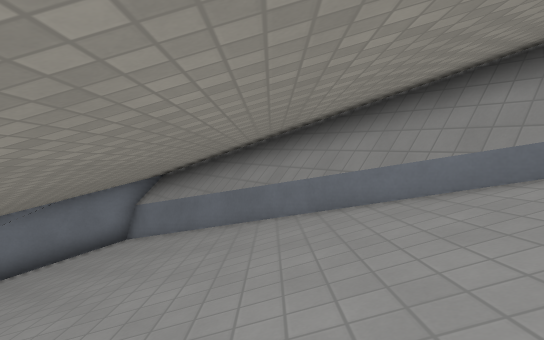
[1] (above)

14 first-person views from a walk through a level from a Godot 3-D game. The camera is 1.2 m above the floor, tilts 4° down and sees 75° across. The floor is counted in squares, 1 m on a side. Each view is taken from the middle of a square. On the plan, view 1 faces up. The plan holds only what a view shows up to about 14 squares ahead; the rest is blank. The place goes on beyond the plan. Surface patterns are stand-ins for the level's own textures.

[2]
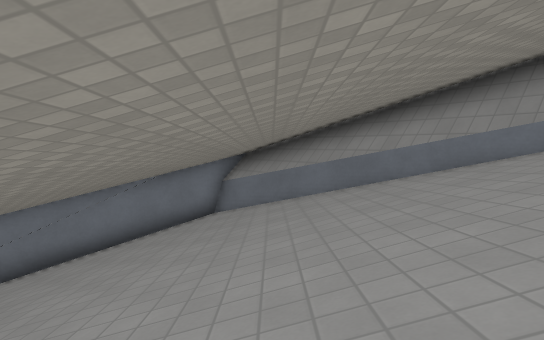

[3]
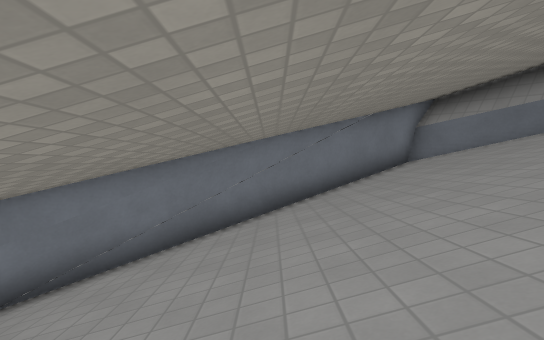

[4]
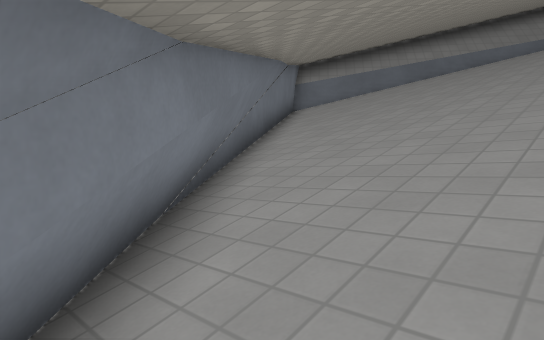

[5]
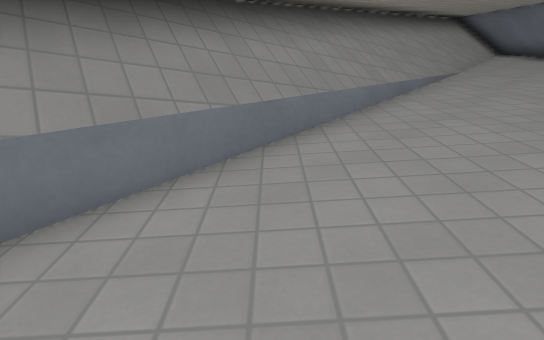

[6]
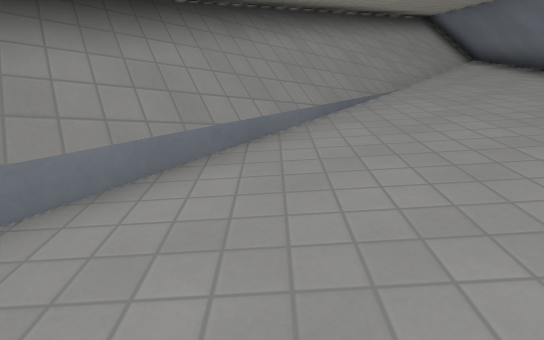

[7]
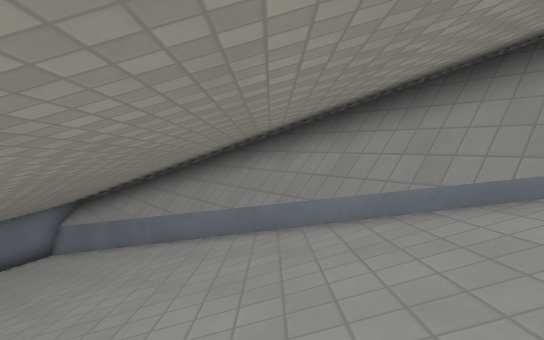

[8]
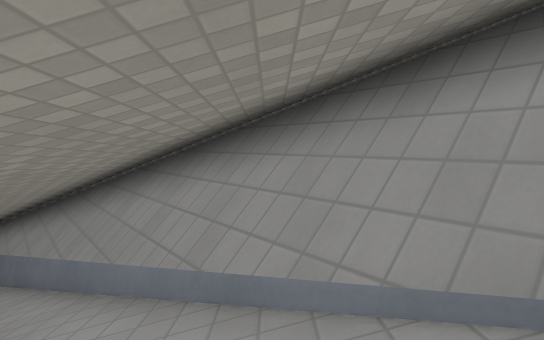

[9]
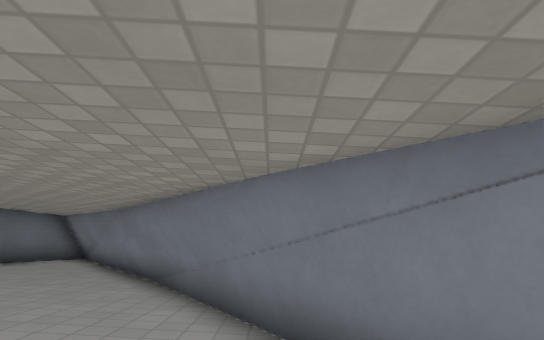

[10]
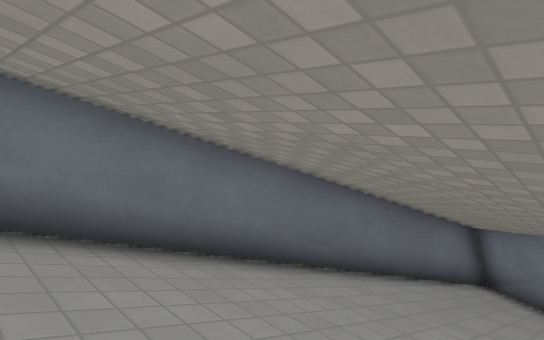

[11]
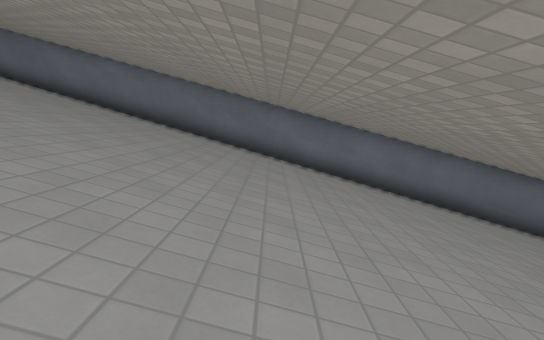

[12]
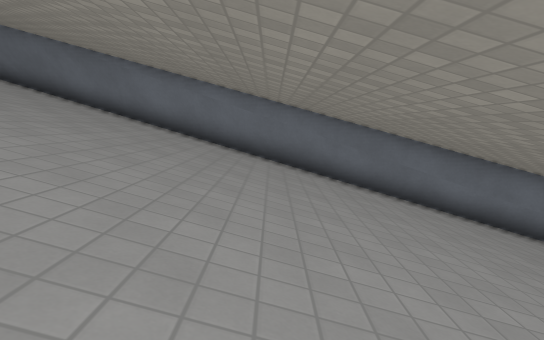

[13]
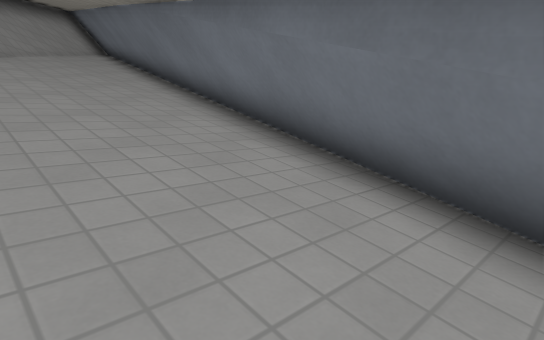

[14]
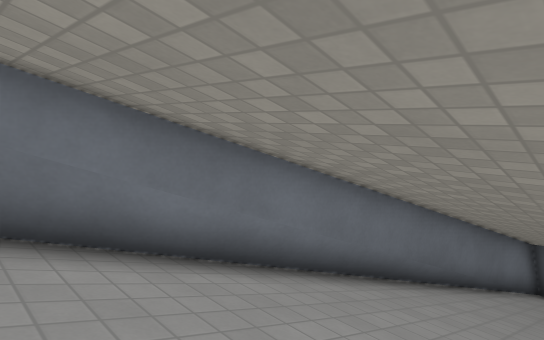

### Floor plan
Key: @ floor where view 1 was taken; # wall or solid block; / step, stairs or slope; = window, fence, low wall or low ledge.
Columns run from 18 left of view 1 to 15 right of it. Each row starts with its distance up from view 1.
 12            ######
 11          ###///###
 10         ##//////###
  9        ##////////###
  8      ###//////////###
  7     =##////////////###
  6    =#///////////////####
  5   ##//////////////////###
  4  ##////////////////////###
  3 ##//////////////////////=##
  2 #////////////////////////###
  1 #//////////////////////////#
  0 #######///////////@/////////
 -1      #########///////////////
 -2             #########/////////=
 -3                    #######//////=
 -4                         #######//
 -5                              #####

Where each view was taken, in squares from view 1:
view 1: 0 up, 0 right, facing up
view 2: 1 down, 3 left, facing up
view 3: 0 up, 10 left, facing up
view 4: 2 up, 17 left, facing up-right
view 5: 5 up, 1 left, facing right
view 6: 2 up, 2 right, facing right
view 7: 2 down, 4 right, facing up
view 8: 1 down, 7 right, facing up
view 9: 9 up, 6 left, facing left
view 10: 4 up, 8 left, facing down-left
view 11: 11 up, 6 left, facing down
view 12: 9 up, 2 left, facing down
view 13: 1 up, 3 left, facing down-right
view 14: 3 up, 5 left, facing down-left
